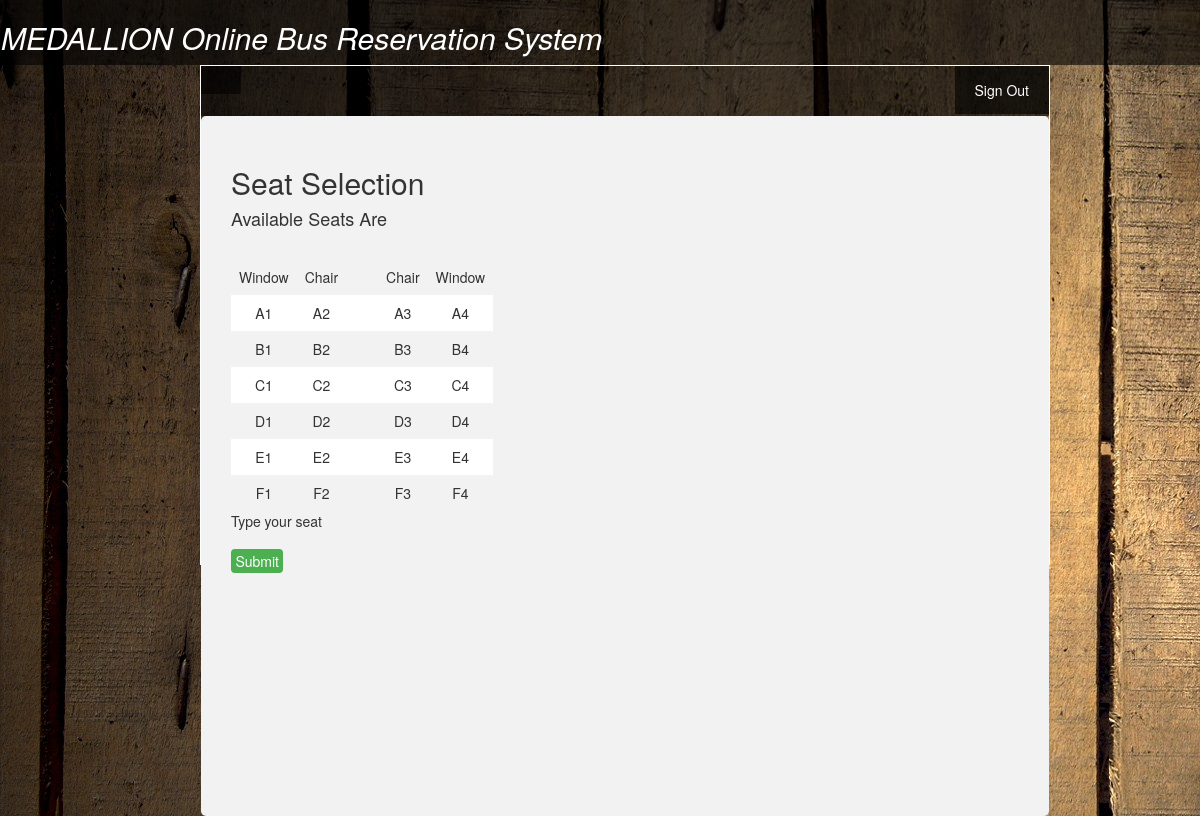
/seat.php, run on the app's committed database.
### tables this page shows
CREATE TABLE `busseatno` (
  `s1` varchar(10) NOT NULL,
  `s2` varchar(10) NOT NULL,
  `s3` varchar(10) NOT NULL,
  `s4` varchar(10) NOT NULL
);

### seat.php (the view, shortened to what this page needs)
<!DOCTYPE html>
<html>
<head>
  <link rel="stylesheet" href="https://maxcdn.bootstrapcdn.com/bootstrap/3.3.7/css/bootstrap.min.css">
</head>
<body>
	   <!DOCTYPE >
<html>
<head>
</head>
<body background="images/2.jpg">
	<?php
	if($_SERVER["REQUEST_METHOD"] == "GET"){
		$ori=$_GET['ori'];
		$des=$_GET['des'];
		$busname=$_GET['busName'];
		$class=$_GET['class'];
		$price=$_GET['price'];
		$seat=$_GET['seat'];
		$username=$_GET['name'];
		$time=$_GET['time'];
		$date=$_GET['date'];
		$id=$_GET['id'];
	}
	?>
	<div>
	<div class="header-div">
	  <h2>MEDALLION Online Bus Reservation System</h2>
	</div>
	<div class="body-div">
		<div class="menu-header-div">
			<div style="float: left;">
				<ul>
					<li>
					<a ><?php echo $username; ?></a>
					</li>
				</ul>
			</div>
			<div style="float: right;">
				<ul>
					<li>
						<a href="Userlog.php">Sign Out</a>
					</li>
				</ul>
			</div>
	  </div>
	  <div class="adminform-div">
		   	<div class="admin-inf-div" >
		   			<table class="table table-bordered">
		   				     <h2> Seat Selection</h2>
		   				     <h4> Available Seats Are</h4>
		   				     <table>
		   					<tr>
		   						<td>Window</td>
		   						<td>Chair</td>
		   						<td> </td>
		   						<td> </td>
		   						<td>Chair</td>
		   						<td>Window</td>
		   					</tr>
		   					<?php
		   					$link = mysqli_connect("localhost","root","","busreservee");
		   				    $sql="select * from ticketinfo where origin='$ori' and destination='$des' and busName='$busname' and class='$class' and date='$date' and time='$time' ";
		   					if($result=mysqli_query($link , $sql)){
		   						if(mysqli_num_rows($result)>0){
		   					  	?>
	   						<?php
	   							$sql = "select * from busseat1";
	   							$result = mysqli_query($link , $sql);
	   							if($result){
	   								 if(mysqli_num_rows($result) > 0){
	   								 	 while($row = mysqli_fetch_array($result)){
	   								 	 	  $st1 = $row['s1'];
	   								 	 	  $st2 = $row['s2'];
	   								 	 	  $st3 = $row['s3'];
	   								 	 	  $st4 = $row['s4'];
		   				    ?>
		   			            <tr>
		   							<td>  <?php echo $st1; ?>  </td>
		   							<td>  <?php echo $st2; ?>  </td>
		   							<td></td>
		   							<td></td>
		   							<td>  <?php echo $st3; ?>  </td>
		   							<td>  <?php echo $st4; ?>  </td>
		   						</tr>
		   				      <?php
		   				  }
		   						       mysqli_free_result($result);
		   						   }else{
		   						   		echo "No records matching your query were found.";
		   						   }
		   						}else{
		   							echo "ERROR: Could not able to execute $sql. " . mysqli_error($link);
		   						}
		   					?>
		   			</table>
		   			<form action="seat1.php" method="get">
		   			<p>Type your seat</p>
		   			<?php
		   			    if($seat==4){
		   			    ?>
		   			     <input type="text" name="st1">
		   				 <input type="text" name="st2">
		   				 <input type="text" name="st3">
		   			     <input type="text" name="st4">
		   			<?php
		   			}
		   			else if($seat== 3){
		   			?>
		   			      <input type="text" name="st1">
		   				  <input type="text" name="st2">
		   				  <input type="text" name="st3">
                     <?php
                     }
                     else if($seat== 2){
                     ?>
		                   <input type="text" name="st1">
		   			       <input type="text" name="st2">
                         <?php
		   	      }
		   	        else if($seat== 1){
		   	        ?>
		   				   <input type="text" name="st1">
                         <?php
		   	      }
		   	      ?>
		   	      <table>
		   	      </tr>
		   				            <input type = "hidden" name = "busname" value="<?php echo $busname; ?>">
		   							<input type = "hidden" name = "class" value="<?php echo $class; ?>">
		   							<input type = "hidden" name = "price" value="<?php echo $price; ?>">
		   							<input type = "hidden" name = "ori" value="<?php echo $ori; ?>">
		   							<input type = "hidden" name = "des" value="<?php echo $des; ?>">
		   							<input type = "hidden" name = "name" value="<?php echo $username; ?>">
		   							<input type = "hidden" name = "time" value="<?php echo $time; ?>">
		   							<input type = "hidden" name = "seat" value="<?php echo $seat; ?>">
		   							<input type = "hidden" name = "date" value="<?php echo $date; ?>">
		   							<input type = "hidden" name = "id" value="<?php echo $id; ?>">
		   							<input type = "hidden" name = "a" value="<?php echo $a=1; ?>">
		   				</tr>
		   			</table>
		   	      <input type="submit" name="submit">
		   	  </form>
		   	  <?php
		   }
		   	else{
	   							$sql = "select * from busseatno";
	   							$result = mysqli_query($link , $sql);
	   							if($result){
	   								 if(mysqli_num_rows($result) > 0){
	   								 	 while($row = mysqli_fetch_array($result)){
	   								 	 	  $st1 = $row['s1'];
	   								 	 	  $st2 = $row['s2'];
	   								 	 	  $st3 = $row['s3'];
	   								 	 	  $st4 = $row['s4'];
		   				    ?>
		   			            <tr>
		   							<td>  <?php echo $st1; ?>  </td>
		   							<td>  <?php echo $st2; ?>  </td>
		   							<td></td>
		   							<td></td>
		   							<td>  <?php echo $st3; ?>  </td>
		   							<td>  <?php echo $st4; ?>  </td>
		   						</tr>
		   				      <?php
		   				  }
		   						   }else{
		   						   		echo "No records matching your query were found.";
		   						   }
		   						}else{
		   							echo "ERROR: Could not able to execute $sql. " . mysqli_error($link);
		   						}
		   					?>
		   			</table>
		   			<form action="seat1.php" method="get">
		   			<p>Type your seat</p>
		   	      <input type="submit" name="submit">
		   	  </form>
		   		<?php
		   	}
		   }
		   ?>
	  </div>
	</div>
</body>
</html>
</body>
</html>

### seat.php (style rules this page uses)
.header-div { padding: 1px; color: white; background-color: black; font-style: italic; text-align: left; background: rgba(0, 0, 0, 0.6); }
.body-div { margin-left: 200px; margin-right:150px; height:500px; border: 1px solid white; }
.menu-header-div { height: 50px; background-color: black; background: rgba(0, 0, 0, 0.6); }
.menu-header-div ul { list-style-type: none; padding: 0; margin: 0; overflow: hidden; }
.menu-header-div li { float: left; }
.menu-header-div li a { display: block; color: white; text-align: center; padding: 14px 20px; text-decoration: none; background: rgba(0, 0, 0, 0.6); }
.adminform-div { padding: 30px; height: 700px; background-color: #f2f2f2; border-radius: 5px; }
input[type=submit] { width: 20%; background-color: #4CAF50; color: white; padding: 2px 4px; margin: 8px 0; border: none; border-radius: 4px; cursor: pointer; }
.admin-inf-div { float: left; }
table { border-collapse: collapse; width: 100%; }
th,td { text-align: center; padding: 8px; }
tr:nth-child(even) { background-color: white; }

### data on the page
busseatno: s1 "A1", s2 "A2", s3 "A3", s4 "A4"
busseatno: s1 "B1", s2 "B2", s3 "B3", s4 "B4"
busseatno: s1 "C1", s2 "C2", s3 "C3", s4 "C4"
busseatno: s1 "D1", s2 "D2", s3 "D3", s4 "D4"
busseatno: s1 "E1", s2 "E2", s3 "E3", s4 "E4"
busseatno: s1 "F1", s2 "F2", s3 "F3", s4 "F4"
